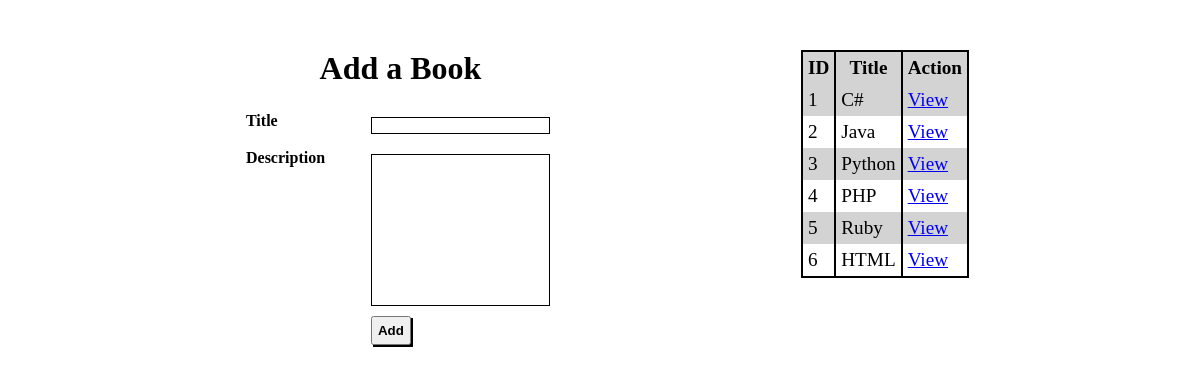
The page / on the database its author committed.
### books_authors_app/models.py (models this page shows)
class Book(models.Model):
    title = models.CharField(max_length=255)
    desc = models.TextField()
    created_at = models.DateTimeField(auto_now_add=True)
    updated_at = models.DateTimeField(auto_now=True)

### books_authors_app/views.py (the view)
# urls.py: path('', views.home),
def home(request):
    context = {
        'books': Book.objects.all(),
    }
    return render(request,'home.html', context)

### books_authors_app/templates/home.html (shortened to what this page needs)
<!DOCTYPE html>
<html lang="en">
<head>
    {% load static %}
    <link rel="stylesheet" href="{% static 'css/style.css' %}">
</head>
<body>
    <div id='container'>
        <div id='add_book'>
            <h1>Add a Book</h1>
            <form action="/add_book" method="POST">
                <label for='title'>Title</label>
                <input type='text' name='title' id="title"><br>
                <label for='desc'>Description</label>
                <input type="text" name='desc' id='desc' style="height: 150px"><br>
                <button>Add</button>
            </form>
        </div>
        <div id='book'>
            <table>
                <tr>
                    <th>ID</th>
                    <th>Title</th>
                    <th>Action</th>
                </tr>
                    {% for book in books %}
                <td>{{ book.id }}</td>
                <td>{{ book.title }}</td>
                <td><a href='/book/{{book.id}}'>View</a></td>
                {% endfor %}
            </table>
        </div>
    </div>
</body>
</html>

### books_authors_app/static/css/style.css (style rules this page uses)
* { padding: 0px; margin: 0px; }
#container { display: flex; justify-content: space-evenly; margin-top: 50px; }
#container table { border-collapse:collapse; border: 2px solid black; padding: 10px; font-size: larger; }
#container table th, td { border-right: 2px solid black; border-left: 2px solid black; padding: 5px; }
#container tr:nth-child(odd) { background-color: lightgrey; }
#container h1 { padding-bottom: 10px; text-align: center; }
#container input { border: 1px solid black; margin: 10px; }
#container label { float: left; clear: left; width: 110px; text-align: left; font-weight: bold; padding: 5px; }
#container button { padding: 5px; margin-left: 130px; box-shadow: 2px 2px black ; font-weight: bold; }
#wrapper h2, ul, form { margin: 10px 10px; }

### rows shown on the page
Book: id "1", title "C#"
Book: id "2", title "Java"
Book: id "3", title "Python"
Book: id "4", title "PHP"
Book: id "5", title "Ruby"
Book: id "6", title "HTML"
